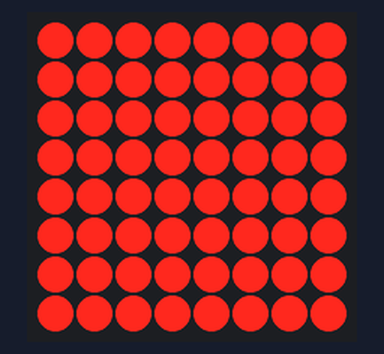
Bench run of a sketch on a simulated Arduino Uno, built with avr-gcc and run on an emulated ATmega328P. On the bench: 8×8 LED matrix. Wiring (inferred from the names in the program): MAX7219 LED driver (orientation assumed): CS pin 10.

Above: at 0.05 s.
At 1.1 s:
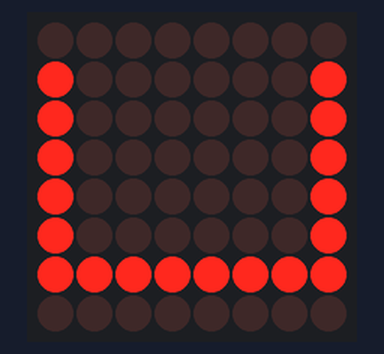
At 39.75 s:
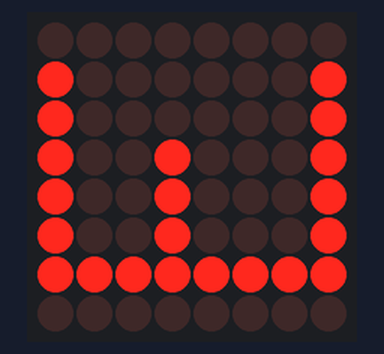

The sketch:

LED_Dot_Raw.ino
```cpp
#include <SPI.h>

const int CS_PIN   = 10;    // SPI /SS
const int CLK_PIN  = 13;  // SPI SCK
const int DIN_PIN  = 11;  // SPI MOSI

void MAX7219_write_reg( uint8_t addr, uint8_t data ) {
  digitalWrite( CS_PIN, LOW );
  SPI.transfer( addr );
  SPI.transfer( data );
  digitalWrite( CS_PIN, HIGH );
}

#define REG_DIGIT(x)      (0x1+(x))
#define REG_DECODE_MODE   (0x9)
#define REG_INTENSITY     (0x7)
#define REG_SCAN_LIMIT    (0xB)
#define REG_SHUTDOWN      (0xC)
#define REG_DISPLAY_TEST  (0xF)

void MAX7219_init(void) {
  MAX7219_write_reg( REG_DECODE_MODE, 0x00 );  // decode mode: no decode for digits 0-7
  MAX7219_write_reg( REG_INTENSITY, 0x07 );    // set intensity: 0x07=15/32
  MAX7219_write_reg( REG_SCAN_LIMIT, 0x07 );   // scan limit: display digits 0-7
  MAX7219_write_reg( REG_SHUTDOWN, 0x01 );     // shutdown: normal operation
  MAX7219_write_reg( REG_DISPLAY_TEST, 0x00 ); // display test: no display test
}

void setup() {
  SPI.begin();
  SPI.setBitOrder( MSBFIRST );
  SPI.setClockDivider( SPI_CLOCK_DIV16 );// 16MHz/16 -> 1MHz SCK frequency
  SPI.setDataMode( SPI_MODE0 ); // use SPI mode 0
  pinMode( CS_PIN, OUTPUT );
  digitalWrite( CS_PIN, HIGH );
  MAX7219_init();
}

void test_mode() {
  MAX7219_write_reg( REG_SHUTDOWN, 0x01 );     // normal operation
  MAX7219_write_reg( REG_DISPLAY_TEST, 0x01 ); // enter display test mode
  delay(100);
  MAX7219_write_reg( REG_DISPLAY_TEST, 0x00 ); // exit display test mode
  MAX7219_write_reg( REG_SHUTDOWN, 0x00 );     // shutdown operation
  delay(900);
}

const byte char_data[][8] = { // 'C', 'E'
  { B00000000,
    B10000001,
    B10000001,
    B10000001,
    B10000001,
    B10000001,
    B11111111,
    B00000000
  },
  { B00000000,
    B10000001,
    B10000001,
    B10010001,
    B10010001,
    B10010001,
    B11111111,
    B00000000
  }
};

void loop() {
  test_mode();
  MAX7219_write_reg( REG_SHUTDOWN, 0x01 );     // normal operation
  while (1) {
    static uint8_t ch = 0;
    for (uint8_t i = 0; i < 8; i++) {
      MAX7219_write_reg( REG_DIGIT(i), char_data[ch][i] );
    }
    delay(500);
    ch = (ch + 1) % 2;
  }
}
```

Measured:
- what the display in image 1 shows lasts 0.5 s, from 1.0 s to 1.5 s
